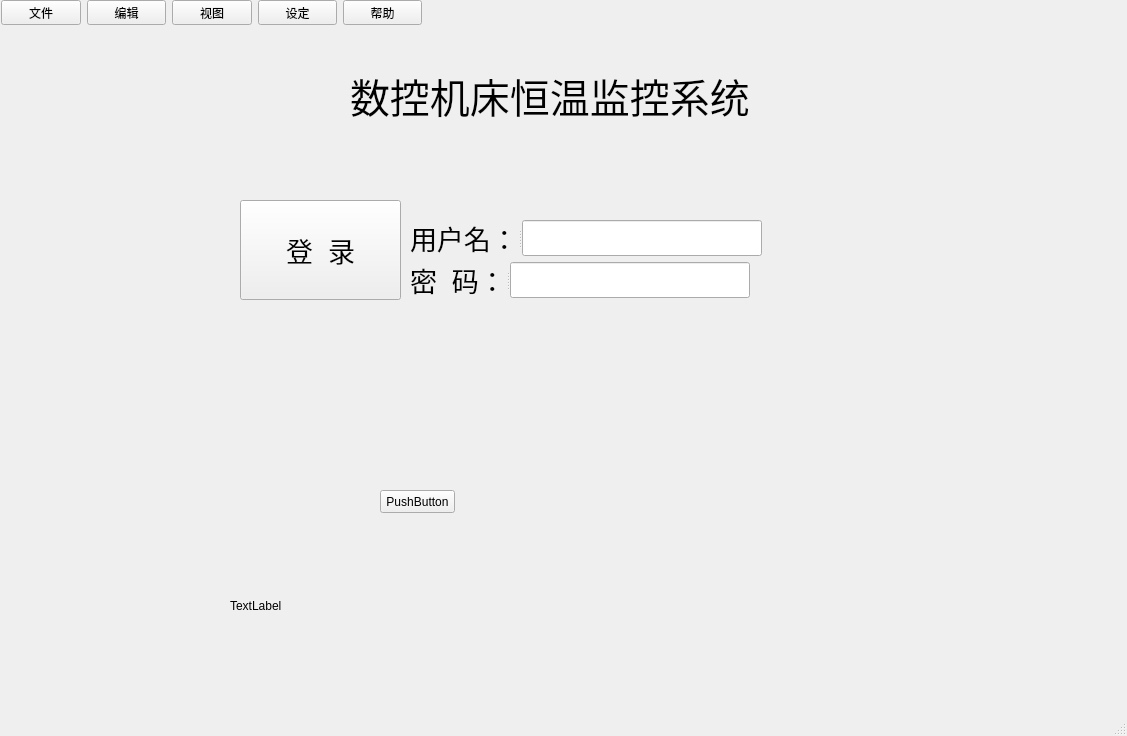
<?xml version="1.0" encoding="UTF-8"?>
<ui version="4.0">
 <class>MainWindow</class>
 <widget class="QMainWindow" name="MainWindow">
  <property name="geometry">
   <rect>
    <x>0</x>
    <y>0</y>
    <width>1127</width>
    <height>736</height>
   </rect>
  </property>
  <property name="windowTitle">
   <string>MainWindow</string>
  </property>
  <widget class="QWidget" name="centralwidget">
   <widget class="QLabel" name="label">
    <property name="geometry">
     <rect>
      <x>350</x>
      <y>70</y>
      <width>421</width>
      <height>51</height>
     </rect>
    </property>
    <property name="font">
     <font>
      <pointsize>30</pointsize>
     </font>
    </property>
    <property name="text">
     <string>数控机床恒温监控系统</string>
    </property>
   </widget>
   <widget class="QPushButton" name="pushButton">
    <property name="geometry">
     <rect>
      <x>240</x>
      <y>200</y>
      <width>161</width>
      <height>100</height>
     </rect>
    </property>
    <property name="minimumSize">
     <size>
      <width>100</width>
      <height>100</height>
     </size>
    </property>
    <property name="maximumSize">
     <size>
      <width>200</width>
      <height>200</height>
     </size>
    </property>
    <property name="font">
     <font>
      <pointsize>20</pointsize>
     </font>
    </property>
    <property name="text">
     <string>登  录</string>
    </property>
   </widget>
   <widget class="QWidget" name="layoutWidget">
    <property name="geometry">
     <rect>
      <x>1</x>
      <y>0</y>
      <width>421</width>
      <height>25</height>
     </rect>
    </property>
    <layout class="QHBoxLayout" name="horizontalLayout">
     <item>
      <widget class="QPushButton" name="pushButton_2">
       <property name="text">
        <string>文件</string>
       </property>
      </widget>
     </item>
     <item>
      <widget class="QPushButton" name="pushButton_3">
       <property name="text">
        <string>编辑</string>
       </property>
      </widget>
     </item>
     <item>
      <widget class="QPushButton" name="pushButton_4">
       <property name="text">
        <string>视图</string>
       </property>
      </widget>
     </item>
     <item>
      <widget class="QPushButton" name="pushButton_5">
       <property name="text">
        <string>设定</string>
       </property>
      </widget>
     </item>
     <item>
      <widget class="QPushButton" name="pushButton_6">
       <property name="text">
        <string>帮助</string>
       </property>
      </widget>
     </item>
    </layout>
   </widget>
   <widget class="QLabel" name="label_4">
    <property name="geometry">
     <rect>
      <x>230</x>
      <y>600</y>
      <width>54</width>
      <height>12</height>
     </rect>
    </property>
    <property name="text">
     <string>TextLabel</string>
    </property>
   </widget>
   <widget class="QPushButton" name="pushButton_7">
    <property name="geometry">
     <rect>
      <x>380</x>
      <y>490</y>
      <width>75</width>
      <height>23</height>
     </rect>
    </property>
    <property name="text">
     <string>PushButton</string>
    </property>
   </widget>
   <widget class="QWidget" name="">
    <property name="geometry">
     <rect>
      <x>410</x>
      <y>220</y>
      <width>386</width>
      <height>78</height>
     </rect>
    </property>
    <layout class="QFormLayout" name="formLayout">
     <item row="0" column="0">
      <widget class="QSplitter" name="splitter">
       <property name="orientation">
        <enum>Qt::Horizontal</enum>
       </property>
       <widget class="QLabel" name="label_2">
        <property name="font">
         <font>
          <pointsize>20</pointsize>
         </font>
        </property>
        <property name="text">
         <string>用户名：</string>
        </property>
       </widget>
       <widget class="QLineEdit" name="lineEdit">
        <property name="font">
         <font>
          <pointsize>20</pointsize>
         </font>
        </property>
       </widget>
      </widget>
     </item>
     <item row="1" column="0">
      <widget class="QSplitter" name="splitter_2">
       <property name="orientation">
        <enum>Qt::Horizontal</enum>
       </property>
       <widget class="QLabel" name="label_3">
        <property name="font">
         <font>
          <pointsize>20</pointsize>
         </font>
        </property>
        <property name="text">
         <string>密  码：</string>
        </property>
       </widget>
       <widget class="QLineEdit" name="lineEdit_2">
        <property name="font">
         <font>
          <pointsize>20</pointsize>
         </font>
        </property>
       </widget>
      </widget>
     </item>
    </layout>
   </widget>
  </widget>
  <widget class="QMenuBar" name="menubar">
   <property name="geometry">
    <rect>
     <x>0</x>
     <y>0</y>
     <width>1127</width>
     <height>23</height>
    </rect>
   </property>
  </widget>
  <widget class="QStatusBar" name="statusbar"/>
 </widget>
 <resources/>
 <connections/>
</ui>
